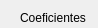
      <widget class="QWidget" name="page_4">
       <property name="geometry">
        <rect>
         <x>0</x>
         <y>0</y>
         <width>98</width>
         <height>28</height>
        </rect>
       </property>
       <attribute name="label">
        <string>FLM - Flexão Local na Mesa</string>
       </attribute>
       <widget class="QLabel" name="label_60">
        <property name="geometry">
         <rect>
          <x>290</x>
          <y>190</y>
          <width>221</width>
          <height>61</height>
         </rect>
        </property>
        <property name="text">
         <string/>
        </property>
       </widget>
       <widget class="QGroupBox" name="groupBox_9">
        <property name="geometry">
         <rect>
          <x>20</x>
          <y>10</y>
          <width>221</width>
          <height>91</height>
         </rect>
        </property>
        <property name="title">
         <string>Coeficientes</string>
        </property>
        <widget class="QLabel" name="label_61">
         <property name="geometry">
          <rect>
           <x>20</x>
           <y>20</y>
           <width>47</width>
           <height>21</height>
          </rect>
         </property>
         <property name="text">
          <string>λ</string>
         </property>
        </widget>
        <widget class="QLineEdit" name="lineEdit_50">
         <property name="geometry">
          <rect>
           <x>80</x>
           <y>20</y>
           <width>113</width>
           <height>20</height>
          </rect>
         </property>
        </widget>
        <widget class="QLineEdit" name="lineEdit_51">
         <property name="geometry">
          <rect>
           <x>80</x>
           <y>40</y>
           <width>113</width>
           <height>20</height>
          </rect>
         </property>
        </widget>
        <widget class="QLabel" name="label_62">
         <property name="geometry">
          <rect>
           <x>20</x>
           <y>40</y>
           <width>47</width>
           <height>21</height>
          </rect>
         </property>
         <property name="text">
          <string>λp</string>
         </property>
        </widget>
        <widget class="QLineEdit" name="lineEdit_52">
         <property name="geometry">
          <rect>
           <x>80</x>
           <y>60</y>
           <width>113</width>
           <height>20</height>
          </rect>
         </property>
        </widget>
        <widget class="QLabel" name="label_63">
         <property name="geometry">
          <rect>
           <x>20</x>
           <y>60</y>
           <width>47</width>
           <height>21</height>
          </rect>
         </property>
         <property name="text">
          <string>λr</string>
         </property>
        </widget>
       </widget>
       <widget class="QGroupBox" name="groupBox_14">
        <property name="geometry">
         <rect>
          <x>290</x>
          <y>70</y>
          <width>221</width>
          <height>61</height>
         </rect>
        </property>
        <property name="title">
         <string>Momento Resistente</string>
        </property>
        <widget class="QLabel" name="label_64">
         <property name="geometry">
          <rect>
           <x>20</x>
           <y>30</y>
           <width>61</width>
           <height>16</height>
          </rect>
         </property>
         <property name="text">
          <string>Mrd [KN.cm]</string>
         </property>
        </widget>
        <widget class="QLineEdit" name="lineEdit_53">
         <property name="geometry">
          <rect>
           <x>90</x>
           <y>30</y>
           <width>113</width>
           <height>20</height>
          </rect>
         </property>
        </widget>
       </widget>
       <widget class="QGroupBox" name="groupBox_15">
        <property name="geometry">
         <rect>
          <x>290</x>
          <y>20</y>
          <width>221</width>
          <height>41</height>
         </rect>
        </property>
        <property name="title">
         <string/>
        </property>
        <widget class="QLabel" name="label_65">
         <property name="geometry">
          <rect>
           <x>20</x>
           <y>10</y>
           <width>61</width>
           <height>16</height>
          </rect>
         </property>
         <property name="text">
          <string>Mcr [KN.cm]</string>
         </property>
        </widget>
        <widget class="QLineEdit" name="lineEdit_54">
         <property name="geometry">
          <rect>
           <x>90</x>
           <y>10</y>
           <width>113</width>
           <height>20</height>
          </rect>
         </property>
        </widget>
       </widget>
       <widget class="QGroupBox" name="groupBox_16">
        <property name="geometry">
         <rect>
          <x>20</x>
          <y>110</y>
          <width>221</width>
          <height>141</height>
         </rect>
        </property>
        <property name="title">
         <string>Informações Adicionais</string>
        </property>
        <widget class="QLabel" name="label_66">
         <property name="geometry">
          <rect>
           <x>20</x>
           <y>50</y>
           <width>61</width>
           <height>16</height>
          </rect>
         </property>
         <property name="text">
          <string>β1 [KN]</string>
         </property>
        </widget>
        <widget class="QLineEdit" name="lineEdit_55">
         <property name="geometry">
          <rect>
           <x>90</x>
           <y>50</y>
           <width>113</width>
           <height>20</height>
          </rect>
         </property>
        </widget>
        <widget class="QLineEdit" name="lineEdit_56">
         <property name="geometry">
          <rect>
           <x>90</x>
           <y>80</y>
           <width>113</width>
           <height>20</height>
          </rect>
         </property>
        </widget>
        <widget class="QLabel" name="label_67">
         <property name="geometry">
          <rect>
           <x>20</x>
           <y>80</y>
           <width>61</width>
           <height>16</height>
          </rect>
         </property>
         <property name="text">
          <string>Mpl [KN.cm]</string>
         </property>
        </widget>
        <widget class="QLineEdit" name="lineEdit_57">
         <property name="geometry">
          <rect>
           <x>90</x>
           <y>110</y>
           <width>113</width>
           <height>20</height>
          </rect>
         </property>
        </widget>
        <widget class="QLabel" name="label_68">
         <property name="geometry">
          <rect>
           <x>20</x>
           <y>110</y>
           <width>61</width>
           <height>16</height>
          </rect>
         </property>
         <property name="text">
          <string>Mr [KN.cm]</string>
         </property>
        </widget>
        <widget class="QLabel" name="label_69">
         <property name="geometry">
          <rect>
           <x>20</x>
           <y>20</y>
           <width>47</width>
           <height>21</height>
          </rect>
         </property>
         <property name="text">
          <string>CASO: </string>
         </property>
        </widget>
        <widget class="QLabel" name="label_70">
         <property name="geometry">
          <rect>
           <x>90</x>
           <y>20</y>
           <width>111</width>
           <height>21</height>
          </rect>
         </property>
         <property name="text">
          <string>λ</string>
         </property>
        </widget>
       </widget>
       <widget class="QLabel" name="label_186">
        <property name="geometry">
         <rect>
          <x>350</x>
          <y>140</y>
          <width>151</width>
          <height>21</height>
         </rect>
        </property>
        <property name="text">
         <string/>
        </property>
       </widget>
      </widget>
